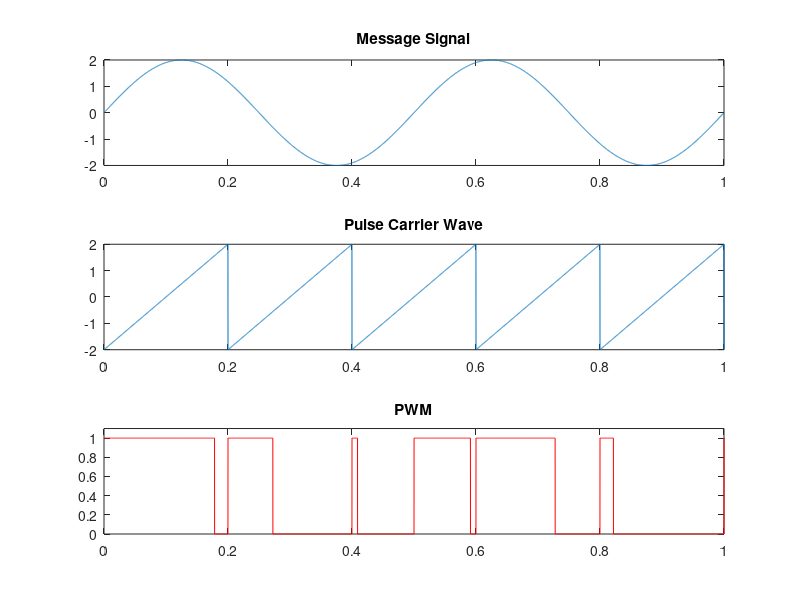

Recreate this plot in MATLAB.
%Pulse Width Modulation.....
clc;
close all;
clear all;
fm = 2; %frequency of modulating signal
fs = 5; %frequency of career sawtooth signal
Am = 2; %Amplitude of modulating signal
t = 0:0.0001:1; %sampling rate of 10kHz

%Message Signal.....
msg = Am * sin(2 * pi * fm * t);
subplot(3, 1, 1);
plot(t, msg);
title('Message Signal');

%Carrier Wave Signal(Sawtooth Signal)...
stooth = Am * sawtooth(2 * pi * fs * t); %generating a sawtooth wave
%to make the two non zero lobes of pwm not to overlap the amplitude of
%sawtooth wave must be atleast more than a bit to the message amplitude
subplot(3, 1, 2);
plot(t, stooth); % plotting the sawtooth wave
title('Pulse Carrier Wave');

%Plotting the Pulse Width Modulation.....
for i = 1:length(t)

    if (msg(i) >= stooth(i))
        pwm(i) = 1; %is message signal amplitude at i th sample is greater than
        %sawtooth wave amplitude at i th sample
    else
        pwm(i) = 0;
    end

end

subplot(3, 1, 3);
plot(t, pwm, 'r');
title('PWM');
axis([0 1 0 1.1]); %to keep the pwm visible during plotting.